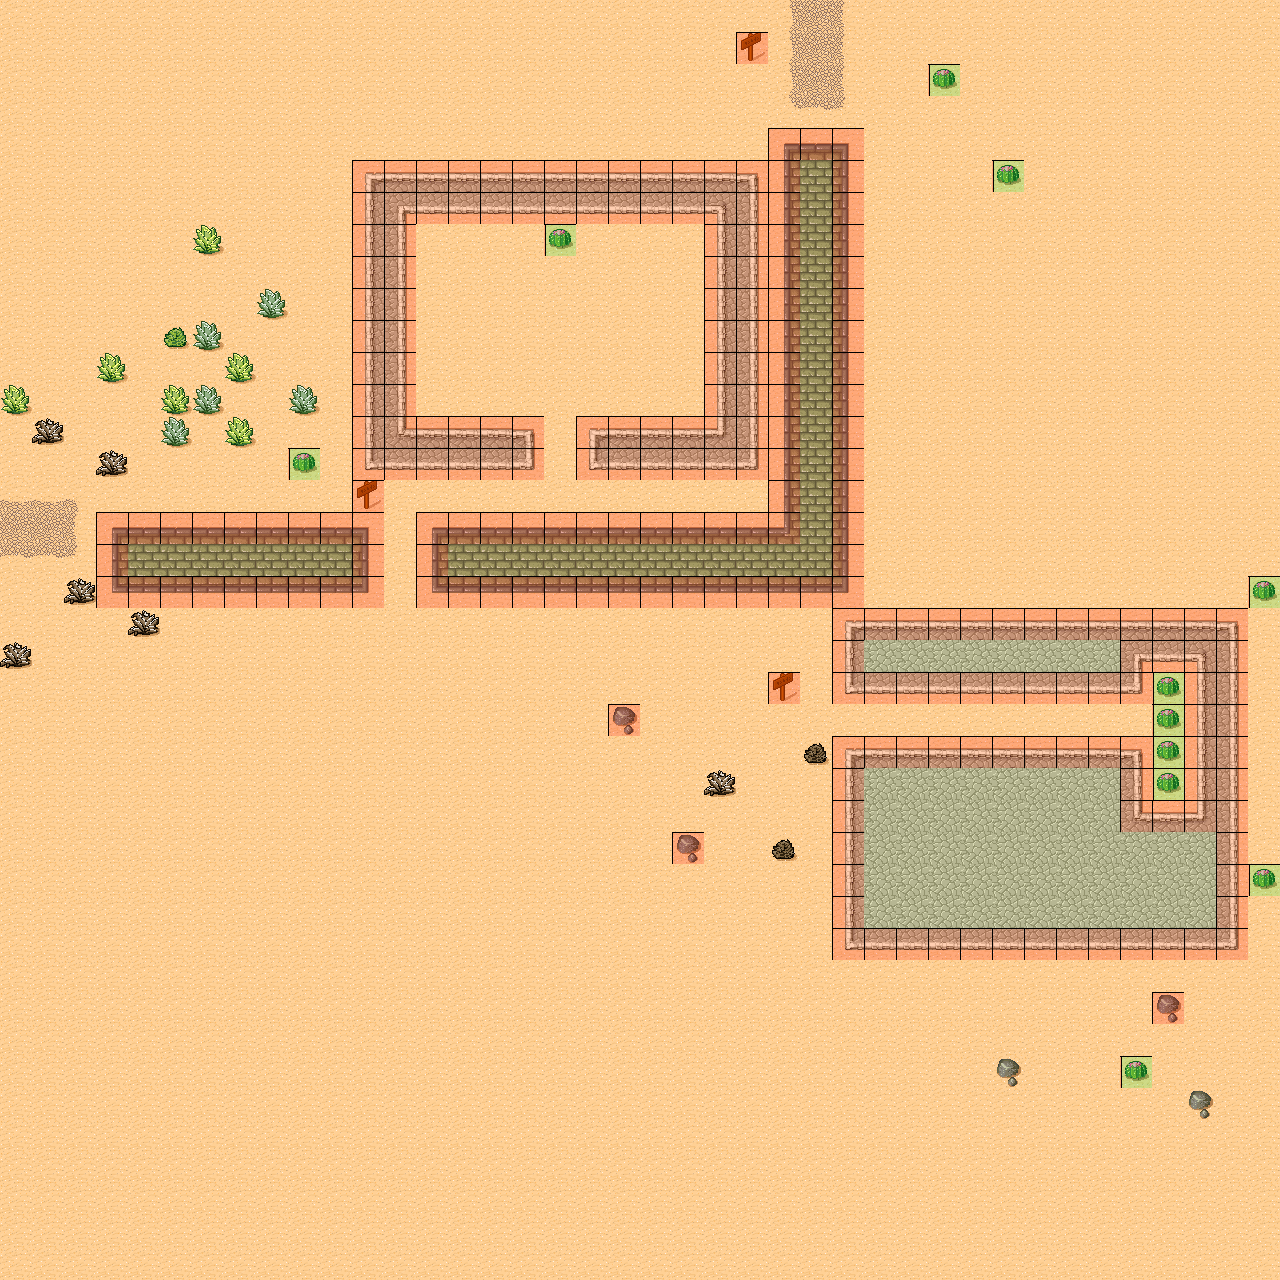

Tiled map render using the project's own tile images. Description and the map definition, with tile-layer contents summarised, below:
An orthogonal 40x40 tile map with 32x32 px tiles, 3 tile layers (Background, Foreground, Meta), 2 tilesets and 1 object (SpawnPoint).

<map version="1.0" orientation="orthogonal" width="40" height="40" tilewidth="32" tileheight="32">
 <tileset firstgid="1" name="Desert" tilewidth="32" tileheight="32" spacing="1" margin="1">
  <image source="tmw_desert_spacing.png" width="265" height="199" />
 </tileset>
 <tileset firstgid="49" name="meta_tiles" tilewidth="32" tileheight="32">
  <image source="meta_tiles.png" width="67" height="34" />
  <tile id="0">
   <properties>
    <property name="Collidable" value="True" />
   </properties>
  </tile>
  <tile id="1">
   <properties>
    <property name="Collectable" value="True" />
   </properties>
  </tile>
 </tileset>
 <layer name="Background" width="40" height="40">
  <data>[1600 cells, 1600 non-empty, 39 distinct tile ids]</data>
 </layer>
 <layer name="Foreground" width="40" height="40">
  <data>[1600 cells, 13 non-empty, 2 distinct tile ids]</data>
 </layer>
 <layer name="Meta" width="40" height="40">
  <data>[1600 cells, 237 non-empty, 2 distinct tile ids]</data>
 </layer>
 <objectgroup name="Objects" width="40" height="40">
  <object name="SpawnPoint" x="284" y="652" width="35" height="33" />
 </objectgroup>
</map>
